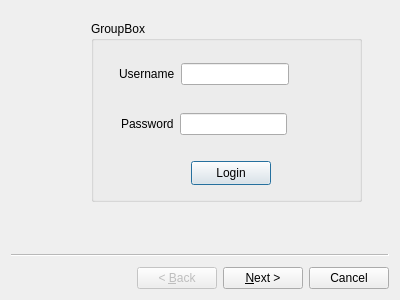
<?xml version="1.0" encoding="UTF-8"?>
<ui version="4.0">
 <class>LoginPage</class>
 <widget class="QWizard" name="LoginPage">
  <property name="geometry">
   <rect>
    <x>0</x>
    <y>0</y>
    <width>400</width>
    <height>300</height>
   </rect>
  </property>
  <property name="windowTitle">
   <string>Wizard</string>
  </property>
  <widget class="QWizardPage" name="wizardPage1">
   <widget class="QGroupBox" name="loginGroup">
    <property name="geometry">
     <rect>
      <x>80</x>
      <y>10</y>
      <width>271</width>
      <height>181</height>
     </rect>
    </property>
    <property name="title">
     <string>GroupBox</string>
    </property>
    <widget class="QPushButton" name="loginBtn">
     <property name="geometry">
      <rect>
       <x>100</x>
       <y>140</y>
       <width>80</width>
       <height>24</height>
      </rect>
     </property>
     <property name="text">
      <string>Login</string>
     </property>
    </widget>
    <widget class="QWidget" name="">
     <property name="geometry">
      <rect>
       <x>30</x>
       <y>90</y>
       <width>166</width>
       <height>26</height>
      </rect>
     </property>
     <layout class="QHBoxLayout" name="passGroup">
      <item>
       <widget class="QLabel" name="passLabel">
        <property name="text">
         <string>Password</string>
        </property>
       </widget>
      </item>
      <item>
       <widget class="QLineEdit" name="passEdit"/>
      </item>
     </layout>
    </widget>
    <widget class="QWidget" name="">
     <property name="geometry">
      <rect>
       <x>28</x>
       <y>40</y>
       <width>170</width>
       <height>26</height>
      </rect>
     </property>
     <layout class="QHBoxLayout" name="horizontalLayout_2">
      <item>
       <widget class="QLabel" name="userNameLabel">
        <property name="text">
         <string>Username</string>
        </property>
       </widget>
      </item>
      <item>
       <widget class="QLineEdit" name="userEdit"/>
      </item>
     </layout>
    </widget>
   </widget>
  </widget>
  <widget class="QWizardPage" name="wizardPage2"/>
 </widget>
 <resources/>
 <connections/>
</ui>
